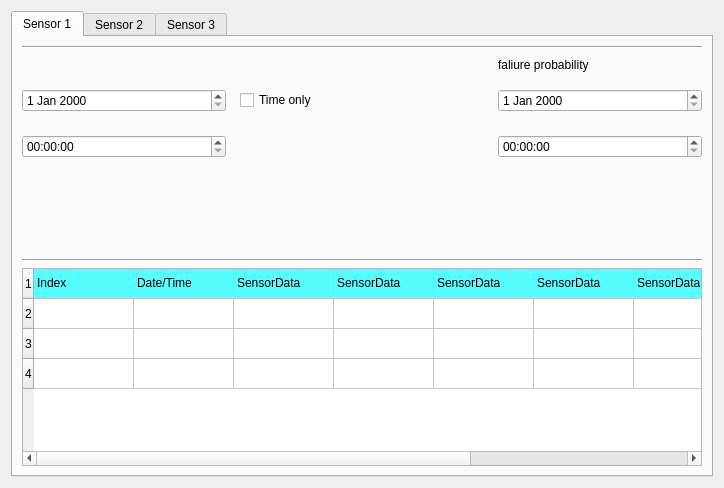
<?xml version="1.0" encoding="UTF-8"?>
<ui version="4.0">
 <class>sensorWindow</class>
 <widget class="QDialog" name="sensorWindow">
  <property name="geometry">
   <rect>
    <x>0</x>
    <y>0</y>
    <width>724</width>
    <height>488</height>
   </rect>
  </property>
  <property name="windowTitle">
   <string> </string>
  </property>
  <layout class="QGridLayout" name="gridLayout">
   <item row="0" column="0">
    <widget class="QTabWidget" name="tabWidget">
     <property name="currentIndex">
      <number>0</number>
     </property>
     <widget class="QWidget" name="tab">
      <attribute name="title">
       <string>Sensor 1</string>
      </attribute>
      <layout class="QGridLayout" name="gridLayout_3">
       <item row="1" column="0">
        <widget class="Line" name="line_2">
         <property name="orientation">
          <enum>Qt::Horizontal</enum>
         </property>
        </widget>
       </item>
       <item row="2" column="0">
        <layout class="QGridLayout" name="gridLayout_2">
         <property name="spacing">
          <number>14</number>
         </property>
         <item row="0" column="3">
          <widget class="QLabel" name="label">
           <property name="text">
            <string>&lt;html&gt;&lt;head/&gt;&lt;body&gt;&lt;p&gt;faliure probability&lt;/p&gt;&lt;/body&gt;&lt;/html&gt;</string>
           </property>
          </widget>
         </item>
         <item row="1" column="3">
          <widget class="QDateEdit" name="dateEdit_2"/>
         </item>
         <item row="2" column="3">
          <widget class="QTimeEdit" name="timeEdit_2"/>
         </item>
         <item row="4" column="1">
          <spacer name="verticalSpacer_4">
           <property name="orientation">
            <enum>Qt::Vertical</enum>
           </property>
           <property name="sizeHint" stdset="0">
            <size>
             <width>20</width>
             <height>40</height>
            </size>
           </property>
          </spacer>
         </item>
         <item row="0" column="2">
          <spacer name="horizontalSpacer">
           <property name="orientation">
            <enum>Qt::Horizontal</enum>
           </property>
           <property name="sizeType">
            <enum>QSizePolicy::Minimum</enum>
           </property>
           <property name="sizeHint" stdset="0">
            <size>
             <width>40</width>
             <height>20</height>
            </size>
           </property>
          </spacer>
         </item>
         <item row="2" column="1">
          <spacer name="verticalSpacer_3">
           <property name="orientation">
            <enum>Qt::Vertical</enum>
           </property>
           <property name="sizeHint" stdset="0">
            <size>
             <width>20</width>
             <height>40</height>
            </size>
           </property>
          </spacer>
         </item>
         <item row="3" column="1">
          <spacer name="verticalSpacer">
           <property name="orientation">
            <enum>Qt::Vertical</enum>
           </property>
           <property name="sizeHint" stdset="0">
            <size>
             <width>20</width>
             <height>40</height>
            </size>
           </property>
          </spacer>
         </item>
         <item row="2" column="0">
          <widget class="QTimeEdit" name="timeEdit"/>
         </item>
         <item row="1" column="0">
          <widget class="QDateEdit" name="dateEdit"/>
         </item>
         <item row="1" column="1">
          <widget class="QCheckBox" name="checkBox">
           <property name="text">
            <string>Time only</string>
           </property>
          </widget>
         </item>
        </layout>
       </item>
       <item row="3" column="0">
        <widget class="Line" name="line_4">
         <property name="orientation">
          <enum>Qt::Horizontal</enum>
         </property>
        </widget>
       </item>
       <item row="4" column="0">
        <widget class="QTableWidget" name="tableWidget">
         <property name="contextMenuPolicy">
          <enum>Qt::PreventContextMenu</enum>
         </property>
         <property name="lineWidth">
          <number>1</number>
         </property>
         <property name="midLineWidth">
          <number>0</number>
         </property>
         <property name="dragDropOverwriteMode">
          <bool>true</bool>
         </property>
         <property name="gridStyle">
          <enum>Qt::SolidLine</enum>
         </property>
         <property name="rowCount">
          <number>4</number>
         </property>
         <property name="columnCount">
          <number>9</number>
         </property>
         <attribute name="horizontalHeaderVisible">
          <bool>false</bool>
         </attribute>
         <attribute name="horizontalHeaderCascadingSectionResizes">
          <bool>false</bool>
         </attribute>
         <attribute name="horizontalHeaderShowSortIndicator" stdset="0">
          <bool>true</bool>
         </attribute>
         <attribute name="horizontalHeaderStretchLastSection">
          <bool>false</bool>
         </attribute>
         <row/>
         <row/>
         <row/>
         <row/>
         <column/>
         <column/>
         <column/>
         <column/>
         <column/>
         <column/>
         <column/>
         <column/>
         <column/>
         <item row="0" column="0">
          <property name="text">
           <string>Index </string>
          </property>
          <property name="background">
           <brush brushstyle="SolidPattern">
            <color alpha="255">
             <red>85</red>
             <green>255</green>
             <blue>255</blue>
            </color>
           </brush>
          </property>
         </item>
         <item row="0" column="1">
          <property name="text">
           <string>Date/Time</string>
          </property>
          <property name="background">
           <brush brushstyle="SolidPattern">
            <color alpha="255">
             <red>85</red>
             <green>255</green>
             <blue>255</blue>
            </color>
           </brush>
          </property>
         </item>
         <item row="0" column="2">
          <property name="text">
           <string>SensorData</string>
          </property>
          <property name="font">
           <font>
            <weight>50</weight>
            <bold>false</bold>
            <underline>false</underline>
           </font>
          </property>
          <property name="background">
           <brush brushstyle="SolidPattern">
            <color alpha="255">
             <red>85</red>
             <green>255</green>
             <blue>255</blue>
            </color>
           </brush>
          </property>
         </item>
         <item row="0" column="3">
          <property name="text">
           <string>SensorData</string>
          </property>
          <property name="background">
           <brush brushstyle="SolidPattern">
            <color alpha="255">
             <red>85</red>
             <green>255</green>
             <blue>255</blue>
            </color>
           </brush>
          </property>
         </item>
         <item row="0" column="4">
          <property name="text">
           <string>SensorData</string>
          </property>
          <property name="background">
           <brush brushstyle="SolidPattern">
            <color alpha="255">
             <red>85</red>
             <green>255</green>
             <blue>255</blue>
            </color>
           </brush>
          </property>
         </item>
         <item row="0" column="5">
          <property name="text">
           <string>SensorData</string>
          </property>
          <property name="background">
           <brush brushstyle="SolidPattern">
            <color alpha="255">
             <red>85</red>
             <green>255</green>
             <blue>255</blue>
            </color>
           </brush>
          </property>
         </item>
         <item row="0" column="6">
          <property name="text">
           <string>SensorData</string>
          </property>
          <property name="background">
           <brush brushstyle="SolidPattern">
            <color alpha="255">
             <red>85</red>
             <green>255</green>
             <blue>255</blue>
            </color>
           </brush>
          </property>
         </item>
         <item row="0" column="7">
          <property name="text">
           <string>SensorData</string>
          </property>
          <property name="background">
           <brush brushstyle="SolidPattern">
            <color alpha="255">
             <red>85</red>
             <green>255</green>
             <blue>255</blue>
            </color>
           </brush>
          </property>
         </item>
         <item row="0" column="8">
          <property name="text">
           <string>SensorData</string>
          </property>
          <property name="background">
           <brush brushstyle="SolidPattern">
            <color alpha="255">
             <red>85</red>
             <green>255</green>
             <blue>255</blue>
            </color>
           </brush>
          </property>
         </item>
        </widget>
       </item>
      </layout>
     </widget>
     <widget class="QWidget" name="tab_2">
      <attribute name="title">
       <string>Sensor 2</string>
      </attribute>
      <layout class="QGridLayout" name="gridLayout_5">
       <item row="4" column="0">
        <layout class="QGridLayout" name="gridLayout_4">
         <property name="spacing">
          <number>14</number>
         </property>
         <item row="3" column="1">
          <spacer name="verticalSpacer_6">
           <property name="orientation">
            <enum>Qt::Vertical</enum>
           </property>
           <property name="sizeHint" stdset="0">
            <size>
             <width>20</width>
             <height>40</height>
            </size>
           </property>
          </spacer>
         </item>
         <item row="0" column="2">
          <spacer name="horizontalSpacer_2">
           <property name="orientation">
            <enum>Qt::Horizontal</enum>
           </property>
           <property name="sizeType">
            <enum>QSizePolicy::Minimum</enum>
           </property>
           <property name="sizeHint" stdset="0">
            <size>
             <width>40</width>
             <height>20</height>
            </size>
           </property>
          </spacer>
         </item>
         <item row="1" column="0">
          <widget class="QDateEdit" name="dateEdit_3"/>
         </item>
         <item row="2" column="3">
          <widget class="QTimeEdit" name="timeEdit_4"/>
         </item>
         <item row="1" column="1">
          <widget class="QCheckBox" name="checkBox_2">
           <property name="text">
            <string>Time only</string>
           </property>
          </widget>
         </item>
         <item row="4" column="1">
          <spacer name="verticalSpacer_7">
           <property name="orientation">
            <enum>Qt::Vertical</enum>
           </property>
           <property name="sizeHint" stdset="0">
            <size>
             <width>20</width>
             <height>40</height>
            </size>
           </property>
          </spacer>
         </item>
         <item row="1" column="3">
          <widget class="QDateEdit" name="dateEdit_4"/>
         </item>
         <item row="0" column="3">
          <widget class="QLabel" name="label_2">
           <property name="text">
            <string>failure probability</string>
           </property>
          </widget>
         </item>
         <item row="2" column="0">
          <widget class="QTimeEdit" name="timeEdit_3"/>
         </item>
         <item row="2" column="1">
          <spacer name="verticalSpacer_8">
           <property name="orientation">
            <enum>Qt::Vertical</enum>
           </property>
           <property name="sizeHint" stdset="0">
            <size>
             <width>20</width>
             <height>40</height>
            </size>
           </property>
          </spacer>
         </item>
        </layout>
       </item>
       <item row="0" column="0">
        <spacer name="verticalSpacer_2">
         <property name="orientation">
          <enum>Qt::Vertical</enum>
         </property>
         <property name="sizeHint" stdset="0">
          <size>
           <width>20</width>
           <height>1</height>
          </size>
         </property>
        </spacer>
       </item>
       <item row="1" column="0">
        <widget class="Line" name="line">
         <property name="orientation">
          <enum>Qt::Horizontal</enum>
         </property>
        </widget>
       </item>
       <item row="5" column="0">
        <widget class="Line" name="line_3">
         <property name="orientation">
          <enum>Qt::Horizontal</enum>
         </property>
        </widget>
       </item>
       <item row="6" column="0">
        <widget class="QTableWidget" name="tableWidget_2">
         <property name="rowCount">
          <number>4</number>
         </property>
         <property name="columnCount">
          <number>9</number>
         </property>
         <row/>
         <row/>
         <row/>
         <row/>
         <column/>
         <column/>
         <column/>
         <column/>
         <column/>
         <column/>
         <column/>
         <column/>
         <column/>
        </widget>
       </item>
      </layout>
     </widget>
     <widget class="QWidget" name="tab_3">
      <attribute name="title">
       <string>Sensor 3</string>
      </attribute>
      <layout class="QGridLayout" name="gridLayout_16">
       <item row="3" column="1">
        <widget class="QTableWidget" name="tableWidget_7">
         <property name="rowCount">
          <number>4</number>
         </property>
         <property name="columnCount">
          <number>9</number>
         </property>
         <row/>
         <row/>
         <row/>
         <row/>
         <column/>
         <column/>
         <column/>
         <column/>
         <column/>
         <column/>
         <column/>
         <column/>
         <column/>
        </widget>
       </item>
       <item row="1" column="1">
        <layout class="QGridLayout" name="gridLayout_15">
         <property name="spacing">
          <number>14</number>
         </property>
         <item row="3" column="1">
          <spacer name="verticalSpacer_25">
           <property name="orientation">
            <enum>Qt::Vertical</enum>
           </property>
           <property name="sizeHint" stdset="0">
            <size>
             <width>20</width>
             <height>40</height>
            </size>
           </property>
          </spacer>
         </item>
         <item row="0" column="2">
          <spacer name="horizontalSpacer_8">
           <property name="orientation">
            <enum>Qt::Horizontal</enum>
           </property>
           <property name="sizeType">
            <enum>QSizePolicy::Minimum</enum>
           </property>
           <property name="sizeHint" stdset="0">
            <size>
             <width>40</width>
             <height>20</height>
            </size>
           </property>
          </spacer>
         </item>
         <item row="1" column="0">
          <widget class="QDateEdit" name="dateEdit_15"/>
         </item>
         <item row="2" column="3">
          <widget class="QTimeEdit" name="timeEdit_15"/>
         </item>
         <item row="1" column="1">
          <widget class="QCheckBox" name="checkBox_8">
           <property name="text">
            <string>Time only</string>
           </property>
          </widget>
         </item>
         <item row="4" column="1">
          <spacer name="verticalSpacer_26">
           <property name="orientation">
            <enum>Qt::Vertical</enum>
           </property>
           <property name="sizeHint" stdset="0">
            <size>
             <width>20</width>
             <height>40</height>
            </size>
           </property>
          </spacer>
         </item>
         <item row="1" column="3">
          <widget class="QDateEdit" name="dateEdit_16"/>
         </item>
         <item row="0" column="3">
          <widget class="QLabel" name="label_8">
           <property name="text">
            <string>failure probability</string>
           </property>
          </widget>
         </item>
         <item row="2" column="0">
          <widget class="QTimeEdit" name="timeEdit_16"/>
         </item>
         <item row="2" column="1">
          <spacer name="verticalSpacer_27">
           <property name="orientation">
            <enum>Qt::Vertical</enum>
           </property>
           <property name="sizeHint" stdset="0">
            <size>
             <width>20</width>
             <height>40</height>
            </size>
           </property>
          </spacer>
         </item>
        </layout>
       </item>
       <item row="0" column="0">
        <widget class="Line" name="line_14">
         <property name="orientation">
          <enum>Qt::Horizontal</enum>
         </property>
        </widget>
       </item>
       <item row="2" column="1">
        <widget class="Line" name="line_13">
         <property name="orientation">
          <enum>Qt::Horizontal</enum>
         </property>
        </widget>
       </item>
      </layout>
     </widget>
    </widget>
   </item>
  </layout>
 </widget>
 <resources/>
 <connections/>
</ui>
